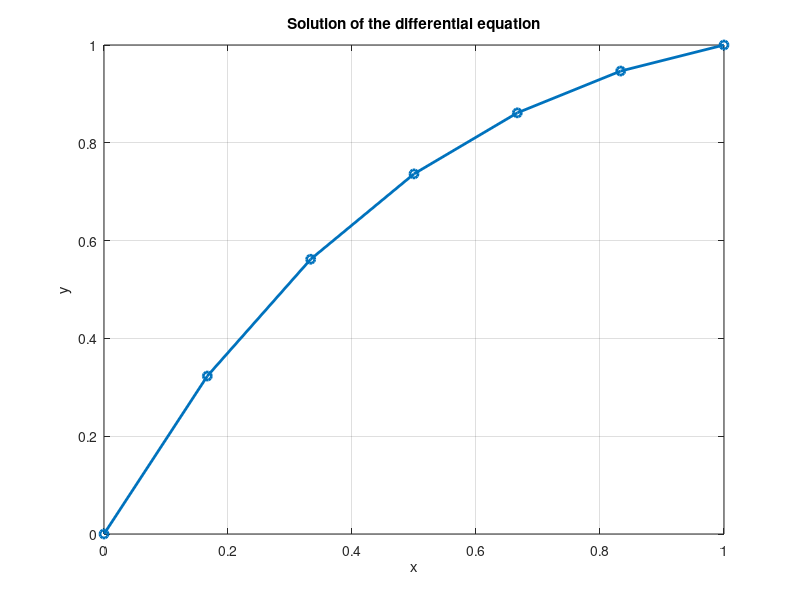

Write MATLAB code to recreate this figure.
% finite difference method
% Problem parameters
L  = 1;          % Length 
N  = 7;        % Total nodes
Y0 = 0;        % Left boundary 
Y1 = 1;        % Right boundary 

dx = L/(N-1);

Ni = N - 2;      % Number of internal nodes

% Initialize matrix and RHS
A = zeros(Ni, Ni);
B = zeros(Ni, 1);

% Build coefficient matrix using loop
for i = 1:Ni
    A(i,i) = -(3*dx*dx) -2;                 % Main diagonal
    
    if i > 1
        A(i,i-1) = 1;            % Lower diagonal
    end
    
    if i < Ni
        A(i,i+1) = 1;            % Upper diagonal
    end
end

% Apply boundary conditions and buid the RHS vector
B(1)  = -(4*dx*dx)-Y0;
B(2:Ni-1)= -(4*dx*dx);
B(Ni)= -(4*dx*dx)-Y1;

% Solve system gaussian elimination
n=length(B);
Y_internal=zeros(n,1);
Aug=[A B];

for j=1:n-1
    for i=j+1:n
      m = Aug(i,j)/Aug(j,j);
      Aug(i,:)=Aug(i,:)-(m*Aug(j,:));
    end
end

% Back substitution

Y_internal(n)=Aug(n,n+1)/Aug(n,n);

for k=n-1:-1:1
    Y_internal(k)=(Aug(k,n+1)-Aug(k,k+1:n)*Y_internal(k+1:n))/Aug(k,k);
end

% Full solution vector
Y = zeros(N,1);
Y(1)   = Y0;
Y(N)   = Y1;
Y(2:N-1) = Y_internal;

% Spatial grid
x = linspace(0,L,N);

% Plot result
plot(x,Y,'-o','LineWidth',2)
xlabel('x')
ylabel('y')
title('Solution of the differential equation')
grid on
